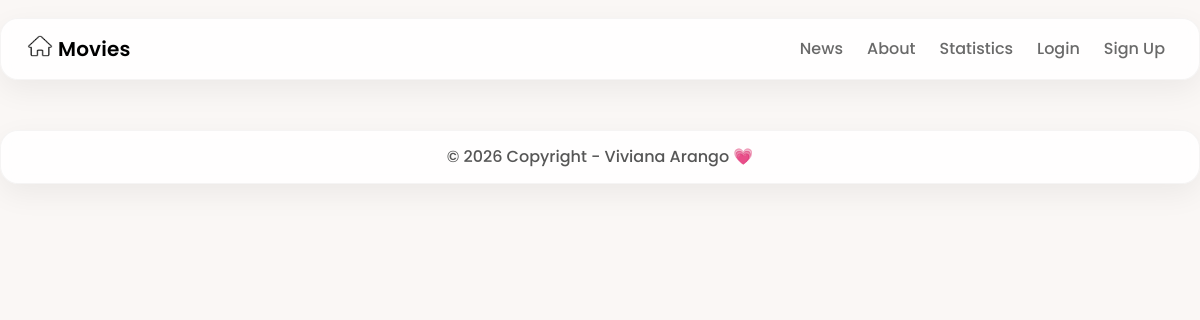
Before: /news/ with the older database file.
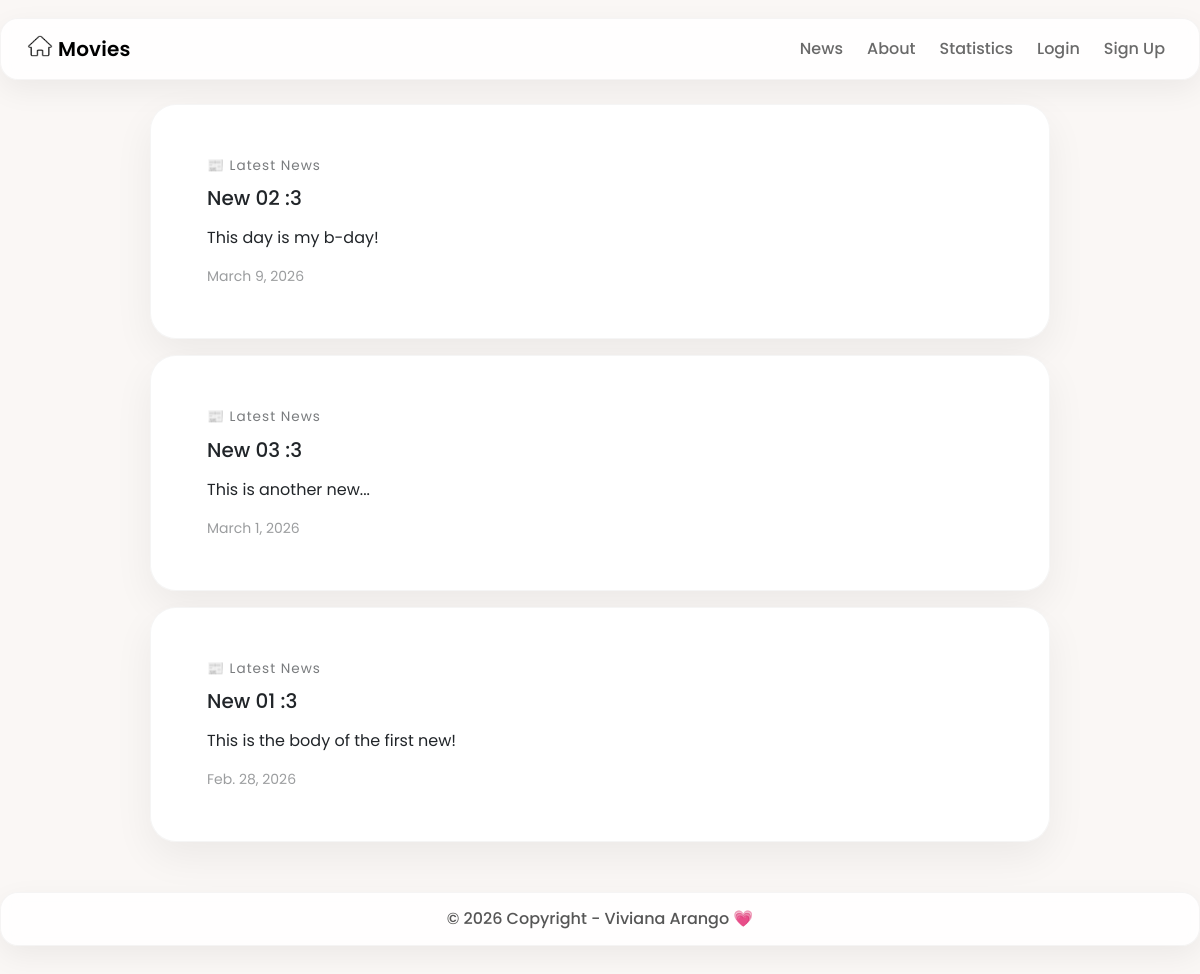
After: the same page with the newer database file.
### news/models.py (models this page shows, shortened)
class News(models.Model):
    headline = models.CharField(max_length=200)
    body = models.TextField()
    date = models.DateField()

### news/views.py (the view)
# urls.py: path('news/', include('news.urls')),
def news(request):
    newss = News.objects.all().order_by('-date')
    return render(request, 'news.html', {'newss':newss})

### news/templates/news.html
{% extends 'base.html' %}
{% block content %}
<div class="news-container mt-4">
  {% for news in newss %}
    <div class="card news-card mb-3">
      <div class="row g-0">
        <div class="col-md-8">
          <div class="card-body">
            <div class="news-tag">📰 Latest News</div>
            <h5 class="card-title">{{ news.headline }}</h5>
            <p class="news-body">{{ news.body|linebreaks }}</p>
            <p class="card-text">
              <small class="text-muted">{{ news.date }}</small>
            </p>
          </div>
        </div>
      </div>
    </div>
  {% endfor %}
</div>
{% endblock content %}

### moviereviews/templates/base.html (shortened to what this page needs)
{% load static %}
<!DOCTYPE html>
<html lang="en">
<head>
  <link
    href="https://cdn.jsdelivr.net/npm/bootstrap@5.3.8/dist/css/bootstrap.min.css"
    rel="stylesheet"
  >
  <link rel="stylesheet" href="{% static 'movie/styles.css' %}">
</head>
<body>
<nav class="navbar navbar-expand-lg app-navbar">
  <div class="container-fluid">
    <a class="navbar-brand app-brand" href="{% url 'home' %}">
      <img src="{% static 'images/home.png' %}" alt="" width="26" height="22" class="d-inline-block align-text-top" />
      Movies
    </a>
    <div class="collapse navbar-collapse" id="navbarSupportedContent">
      <ul class="navbar-nav ms-auto mb-2 mb-lg-0 app-navlinks">
        <li class="nav-item">
          <a class="nav-link" href="{% url 'news' %}">News</a>
        </li>
        <li class="nav-item">
          <a class="nav-link" href="{% url 'about' %}">About</a>
        </li>
        <li>
          <a class="nav-link" href="{% url 'statistics' %}">Statistics</a>
        </li>
        <li class="nav-item">
          <a class="nav-link" href="#">Login</a>
        </li>
        <li class="nav-item">
          <a class="nav-link" href="#">Sign Up</a>
        </li>
      </ul>
    </div>
  </div>
</nav>
<div class="container">
  {% block content %}
  {% endblock content %}
</div>
<footer class="app-footer">
  <p>© 2026 Copyright - Viviana Arango 💗</p>
</footer>
</body>
</html>

### movie/static/movie/styles.css (style rules this page uses)
body { background-color: #faf7f5; font-family: 'Arial', sans-serif; }
body { background-color: #faf7f5; font-family: 'Poppins', sans-serif; }
.app-navbar { background: rgba(255,255,255,0.85); backdrop-filter: blur(10px); border-radius: 18px; margin: 18px auto; max-width: 1200px; padding: 10px 14px; box-shadow: 0 10px 30px rgba(0,0,0,0.06); border: 1px solid rgba(0,0,0,0.04); font-family: 'Poppins', sans-serif; }
.app-brand { font-weight: 600; letter-spacing: 0.2px; }
.app-navlinks .nav-link { font-weight: 500; opacity: 0.9; margin-left: 8px; border-radius: 12px; padding: 8px 12px; transition: transform 0.15s ease, background 0.15s ease; }
.app-footer { max-width: 1200px; margin: 22px auto 28px auto; padding: 14px 16px; border-radius: 18px; background: rgba(255,255,255,0.85); backdrop-filter: blur(10px); box-shadow: 0 10px 30px rgba(0,0,0,0.06); border: 1px solid rgba(0,0,0,0.04); text-align: center; font-family: 'Poppins', sans-serif; color: #444; }
.app-footer p { margin: 0; font-weight: 500; opacity: 0.9; }
.news-container { max-width: 900px; margin: 50px auto; }
.news-card { background: rgba(255,255,255,0.95); border-radius: 26px; padding: 35px 40px; box-shadow: 0 15px 40px rgba(0,0,0,0.06); border: 1px solid rgba(0,0,0,0.04); transition: transform 0.2s ease; }
.news-body { font-size: 1rem; line-height: 1.75; color: #555; }
.news-card small { display: block; margin-top: 15px; opacity: 0.6; }
.news-tag { font-size: 0.85rem; opacity: 0.6; margin-bottom: 10px; letter-spacing: 1px; }

Changed rows visible on the page:
added News: headline "New 02 :3", body "This day is my b-day!", date "March 9, 2026"
added News: headline "New 03 :3", body "This is another new...", date "March 1, 2026"
added News: headline "New 01 :3", body "This is the body of the first new!", date "Feb. 28, 2026"
